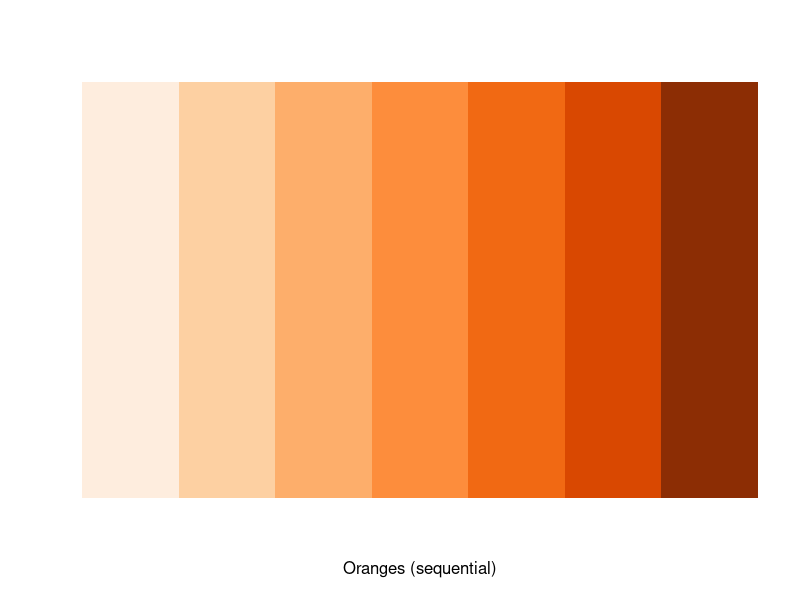
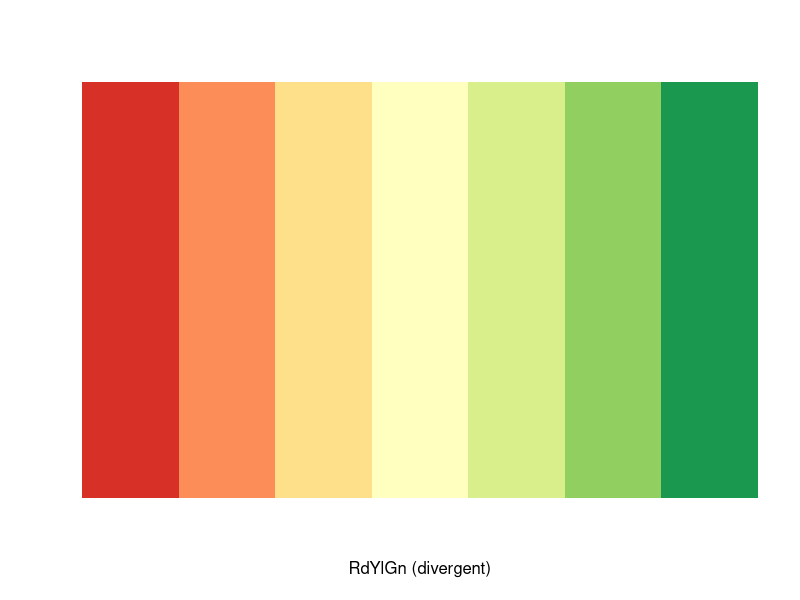
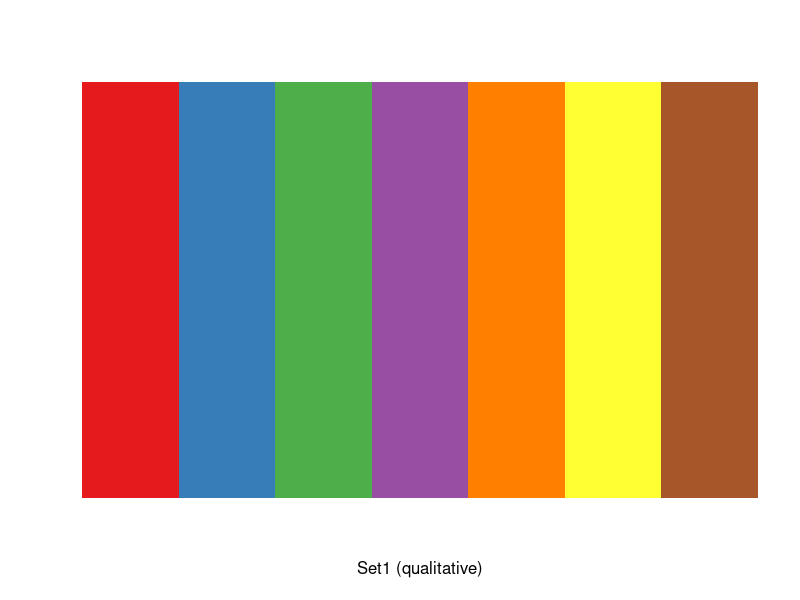
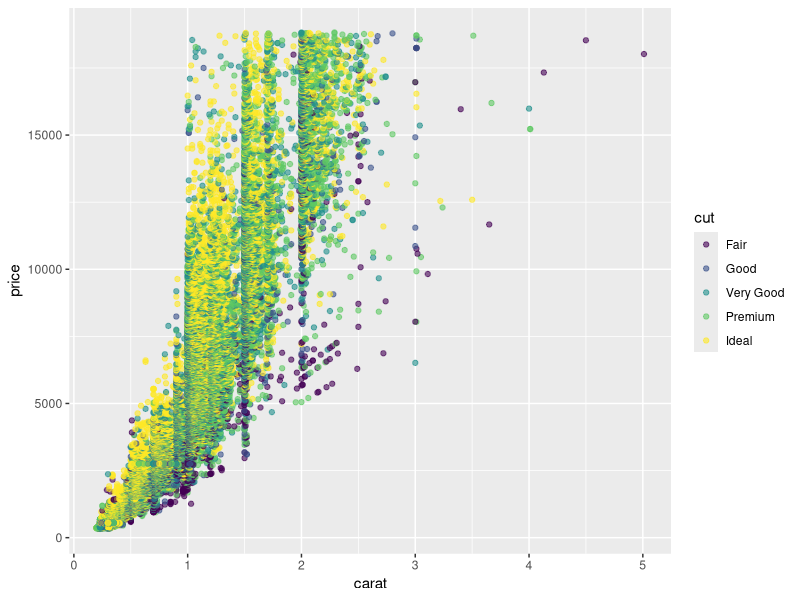
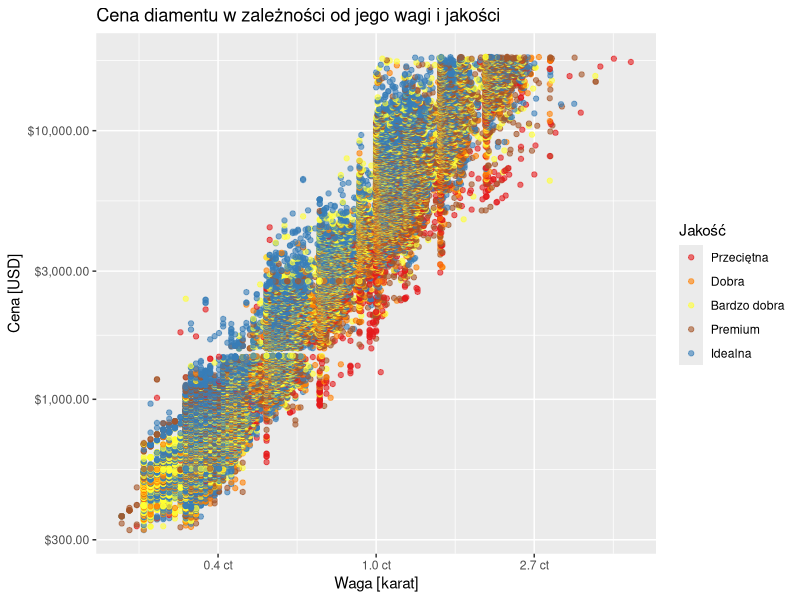
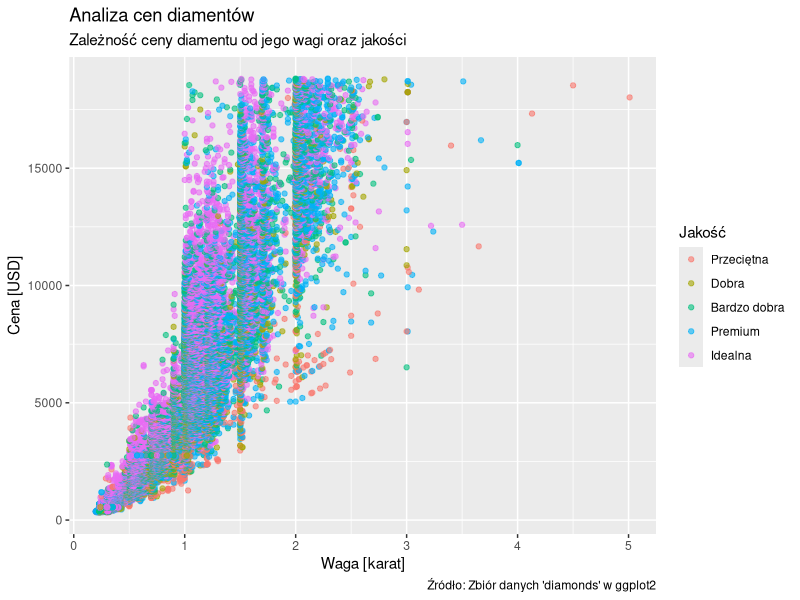
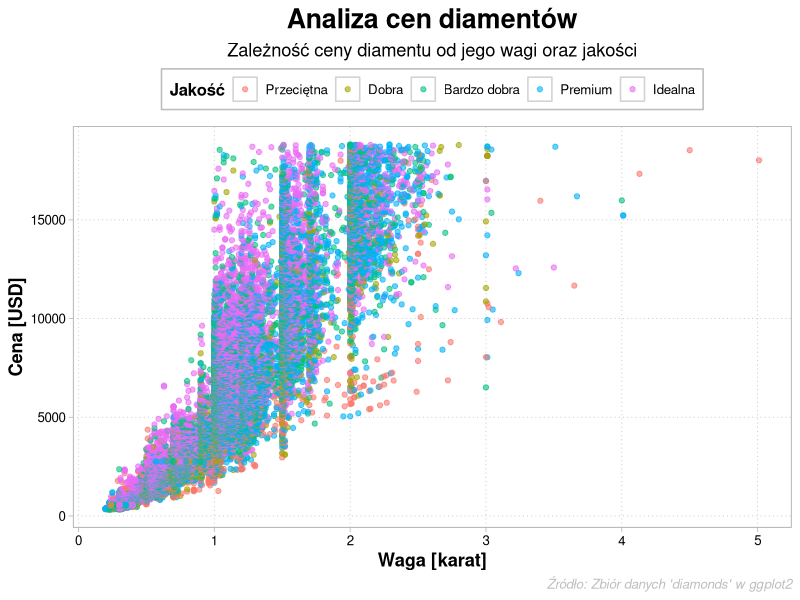
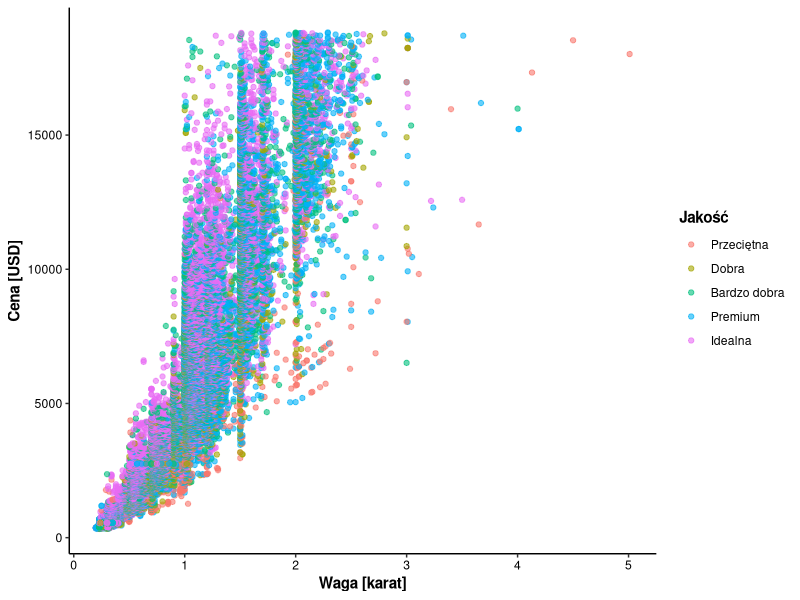

Source code (R) for these figures, in order:
## ---- chunk 1
library("ggplot2")
## ---- chunk 2
#| echo: false
#| fig-height: 2

RColorBrewer::display.brewer.pal(7, "Oranges")
## ---- chunk 3
#| echo: false
#| fig-height: 2

RColorBrewer::display.brewer.pal(7, "RdYlGn")
## ---- chunk 4
#| echo: false
#| fig-height: 2

RColorBrewer::display.brewer.pal(7, "Set1")
## ---- chunk 5
p1 = ggplot(diamonds, aes(x = carat, y = price, color = cut)) +
  geom_point(alpha = 0.6)
p1
## ---- chunk 6
#| warning: false

p1 +
  scale_x_continuous(
    name = "Waga [karat]",
    transform = "log",
    labels = scales::label_number(accuracy = 0.1, suffix = " ct")) +
  scale_y_continuous(
    name = "Cena [USD]",
    transform = "log10",
    breaks = c(300, 1000, 3000, 10000),
    labels = scales::label_dollar()) +
  scale_color_manual(
    name = "Jakość",
    values = c("Fair" = "#E41A1C", "Good" = "#FF7F00", "Very Good" = "#FFFF33",
               "Premium" = "#A65628", "Ideal" = "#377EB8"),
    labels = c("Przeciętna", "Dobra", "Bardzo dobra", "Premium", "Idealna")) +
  labs(title = "Cena diamentu w zależności od jego wagi i jakości")
## ---- chunk 7
p2 = p1 +
  labs(
    title = "Analiza cen diamentów",
    subtitle = "Zależność ceny diamentu od jego wagi oraz jakości",
    caption = "Źródło: Zbiór danych 'diamonds' w ggplot2") +
  xlab("Waga [karat]") +
  ylab("Cena [USD]") +
  scale_color_discrete(
    name = "Jakość",
    labels = c("Przeciętna", "Dobra", "Bardzo dobra", "Premium", "Idealna")
  )
p2
## ---- chunk 8
p2 +
  theme_light(base_size = 12) +
  theme(
    plot.title = element_text(face = "bold", size = rel(1.6), hjust = 0.5),
    plot.subtitle = element_text(size = rel(1.1), hjust = 0.5),
    plot.caption = element_text(face = "italic", color = "gray"),

    axis.title = element_text(face = "bold", size = rel(1.1)),
    axis.text = element_text(color = "black"),
    axis.text.x = element_text(angle = 0, hjust = 0.5),

    panel.grid.major = element_line(color = "gray", linetype = "dotted"),
    panel.grid.minor = element_blank(),
    panel.background = element_rect(fill = "white", color = "lightgray"),

    legend.position = "top",
    legend.title = element_text(face = "bold"),
    legend.background = element_rect(fill = "white", color = "grey", linetype = "solid")
  )
## ---- chunk 9
motyw = function() {
  theme_bw() +
    theme(
      panel.border = element_blank(),
      panel.grid.major = element_blank(),
      panel.grid.minor = element_blank(),
      axis.text = element_text(color = "black"),
      axis.line = element_line(colour = "black", linewidth = 0.5),
      axis.title = element_text(face = "bold"),
      strip.background = element_rect(fill = NA, colour = NA),
      legend.title = element_text(face = "bold")
    )
}
## ---- chunk 10
#| fig-cap: "[Rycina] Analiza cen diamentów. Zależność ceny diamentu od jego wagi oraz jakości."

p1 +
  xlab("Waga [karat]") +
  ylab("Cena [USD]") +
  scale_color_discrete(
    name = "Jakość",
    labels = c("Przeciętna", "Dobra", "Bardzo dobra", "Premium", "Idealna")
  ) +
  motyw()
## ---- chunk 11
sr = round(mean(diamonds$price))

ggplot(diamonds, aes(x = price)) +
  geom_histogram(bins = 30) +
  geom_vline(xintercept = sr, color = "blue", linetype = "dashed", linewidth = 1) +
  annotate("text", x = sr + 2100, y = 8000, label = paste0("Średnia = $", sr), 
           color = "blue") +
  annotate("rect", xmin = 17600, xmax = 19000, ymin = 0, ymax = 500,
           color = "red", fill = "#FF00000D", linewidth = 1) +
  annotate("text", x = 16000, y = 3000, label = "Wartości odstające", color = "red") +
  annotate("segment", x = 16000, xend = 18300, y = 2500, yend = 700, color = "red",
           arrow = arrow(angle = 10, type = "closed")) +
  xlab("Cena [USD]") +
  ylab("Częstość")
## ---- chunk 12
#| fig-height: 3

cut_labels = c("Przeciętna", "Dobra", "Bardzo dobra", "Premium", "Idealna")
names(cut_labels) = levels(diamonds$cut)

ggplot(diamonds, aes(x = price)) +
  geom_histogram(bins = 30) +
  facet_grid(cols = vars(cut), labeller = labeller(cut = cut_labels)) +
  labs(x = "Cena [UDS]", y = "Częstość") +
  theme(
    strip.text = element_text(face = "bold"),
    axis.text.x = element_text(angle = 60, vjust = 1, hjust = 1.1)
  )
## ---- chunk 13
set.seed(123)
smp = sample(nrow(diamonds), 5000)

p3 = ggplot(diamonds[smp, ], aes(x = carat, y = price, color = cut)) +
  geom_point(alpha = 0.6, size = 2, show.legend = FALSE) +
  scale_y_log10() +
  labs(title = "{closest_state}") +
  xlab("Waga [karat]") +
  ylab("Cena [USD]") +
  theme_minimal() +
  theme(
    plot.title = element_text(face = "bold", size = rel(1.6), hjust = 0.5)
  )
## ---- chunk 14
#| message: false
#| fig-width: 5
#| fig-height: 3

library("gganimate")

anim = p3 +
  transition_states(states = cut, transition_length = 1, state_length = 2) +
  ease_aes("sine-in-out") +
  enter_fade() +
  exit_fade()
anim
